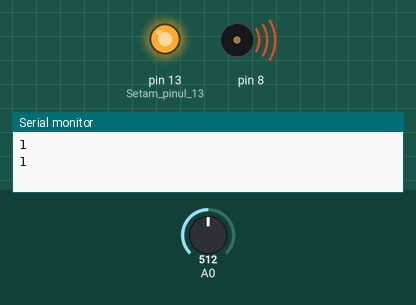
Simulated run of this sketch. Board: Arduino Uno, built with avr-gcc and run on an emulated ATmega328P. Shown: output pins drawn as LEDs (lit = HIGH), buzzer (waves = sounding), the last lines printed to the serial monitor. Inputs (shaded band) come from the test bench; at power-on: A0 = 512.

Above: at 1.8 s.
1.9 s: A0 set to 315
6.0 s: A0 set to 286
At 7.2 s:
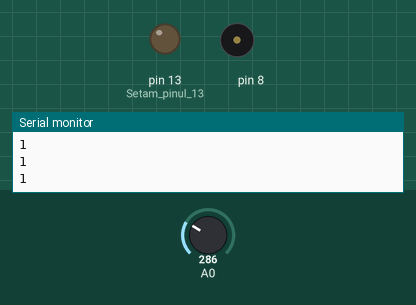
7.5 s: A0 set to 306
At 8.3 s:
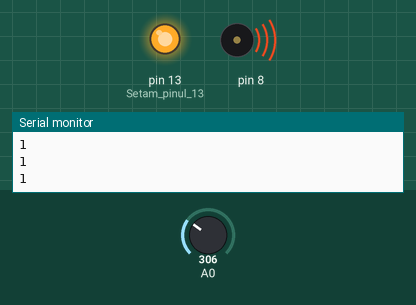
11.6 s: A0 set to 290
At 13.6 s:
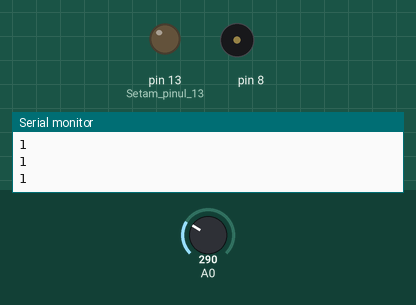
Timing chart, 0 to 15.0 s (numbered marks = the images above; inputs shaded):
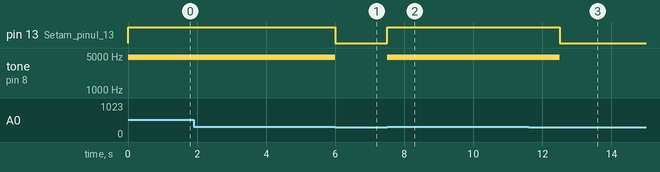

Measured:
- the behaviour switches between 300 and 299 on A0 (found by bisection; images 0 and 1)
- after the input at 6.0 s, pin 13 (Setam_pinul_13): HIGH → LOW at once; tone on pin 8: 4699 Hz → silent at once
- after the input at 7.5 s, pin 13 (Setam_pinul_13): LOW → HIGH at once; tone on pin 8: silent → 4699 Hz at once
- after the input at 11.6 s, pin 13 (Setam_pinul_13): HIGH → LOW after 0.90 s; tone on pin 8: 4699 Hz → silent after 0.90 s

The sketch:

RoboClub_Project.ino
```cpp
#define NOTE_D8  4699

void setup() {
  // Codul de aici este rulat doar o data, la inceput.
  Serial.begin(9600); // Setam rata de transfer a datelor prin seriala
  pinMode(13, OUTPUT); // Setam pinul 13, al ledului, pe modul de OUTPUT
}

void loop() {
  // Codul de aici ruleaza repetat.
  int value = analogRead(0); // Citim valorile indicate de senzorul de distanta
  if(value>=300) // Luam ca granita valoarea de 300, astfel daca valoarea indicata de senzor este mai mare de cea de granita, inseamna ca un corp este in raza senzorului
  {
  Serial.println(1); // Trimitem un semnal pe seriala pentru a arata ca ceva a fost detectat
  digitalWrite(13, HIGH); // Aprindem becul
  tone(8, NOTE_D8); // Producem sunetul
  delay(1000); // Asteptam o secunda
  noTone(8); // Oprim sunetul
  digitalWrite(13, LOW); // Stingem ledul
  }
}
```
